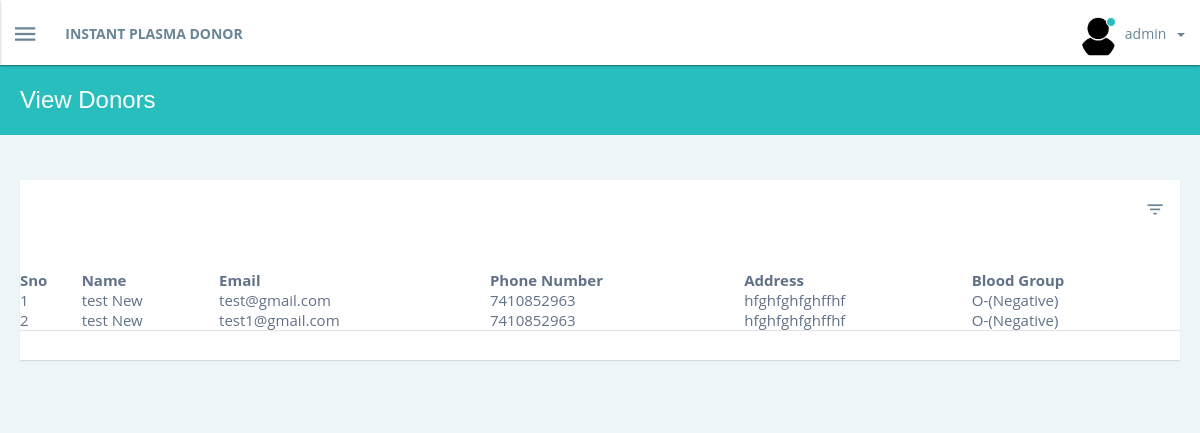
/viewusers.php (signed in), run on the app's committed database.
### tables this page shows
CREATE TABLE `users` (
  `id` int(11) NOT NULL,
  `name` varchar(255) NOT NULL,
  `email` varchar(255) NOT NULL,
  `phone` varchar(255) NOT NULL,
  `blood_group` varchar(255) NOT NULL,
  `password` varchar(255) NOT NULL,
  `address` varchar(255) NOT NULL,
  `dat` varchar(255) NOT NULL,
  `role_id` int(11) NOT NULL,
  `active` int(11) NOT NULL
);

### viewusers.php (the view, shortened to what this page needs)
<?php
include('db.php');
$select = "SELECT * FROM users WHERE role_id = '2' AND id != '".$_SESSION['s_id']."' AND active = '1' ORDER BY id ASC ";
$res = mysqli_query($conn,$select);
include('header.php');
include('menu.php');
?>
<head>
</head>
<body>
<section id="content_outer_wrapper">
        <div id="content_wrapper" class="simple">
          <div id="header_wrapper" class="header-sm">
            <div class="container-fluid">
              <div class="row">
                <div class="col-xs-12">
                  <header id="header">
                    <h1>View Donors</h1>
                  </header>
                </div>
              </div>
            </div>
          </div>
          <div id="content" class="container-fluid">
            <div class="content-body">
              <div class="row">
                  <div class="col-xs-12">
                    <div class="card card-data-tables product-table-wrapper">
                    <header class="card-heading">
                      <ul class="card-actions icons right-top">
                        <li>
                          <a href="javascript:void(0)" data-card-search="open" data-toggle="tooltip" data-placement="top" data-original-title="Filter Products">
                            <i class="zmdi zmdi-filter-list"></i>
                          </a>
                        </li>
                      </ul>
                    </header>
                     <div class="card-body p-0">
                      <div class="table-responsive">
                        <br><br>
                  <div class="card card-data-tables product-table-wrapper">
                        <table id="example1" class="display" style="width:100%;text-align:left !important;font-size:15px !important;overflow:auto !important;">
             <thead>
                <tr >
                  <th>Sno</th>
                  <th>Name</th>
                  <th>Email</th>
                  <th>Phone Number </th>
                  <th>Address</th>
                  <th>Blood Group</th>
                </tr>
              </thead>
               <tbody>
                <?php
                $i=0;
                while($row=mysqli_fetch_assoc($res)){
                $i++  ?>
                <tr >
                  <td><?php echo $i; ?></td>
                  <td><?php echo $row['name']; ?></td>
                  <td><?php echo $row['email']; ?></td>
                   <td><?php echo $row['phone']; ?></td>
                  <td><?php echo $row['address']; ?></td>
                  <td><?php echo $row['blood_group']; ?></td>
                </tr>
                <?php } ?>
               </tbody>
                      </table>
                  </div>
                </div>
              </div>
            </div>
          </div>
        </div>

### assets/css/theme-a.css (style rules this page uses)
.h1,.h2,.h3,.h4,.h5,.h6,h1,h2,h3,h4,h5,h6 { color:#516073 }
a:link,a:visited { color:#688696;transition:all .5s ease }
body { background-color:#eef5f9;color:#607188 }
#footer_wrapper,body #app_wrapper #content_wrapper #header_wrapper { background:#28bebd }

### data on the page
users: name "test New", email "test@gmail.com", phone "7410852963", address "hfghfghfghffhf", blood_group "O-(Negative)"
users: name "test New", email "test1@gmail.com", phone "7410852963", address "hfghfghfghffhf", blood_group "O-(Negative)"

### other printed values
$_SESSION['name'] "admin"
